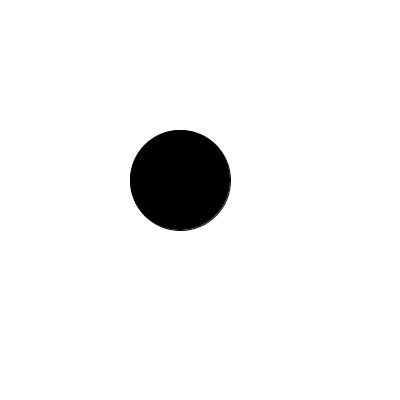
Frame 1 (no input)
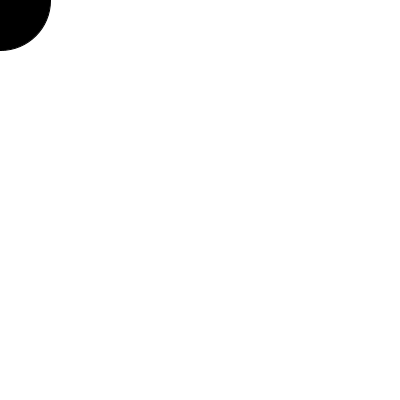
Frame 60 (the mouse pressed at the canvas centre just before this capture)
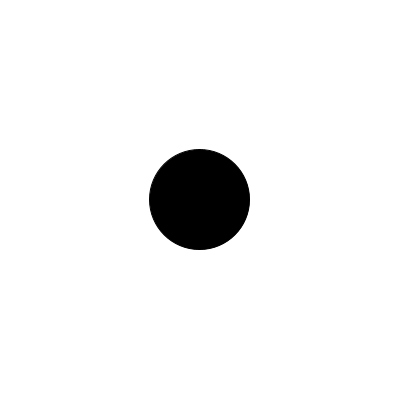
Frame 120 (the mouse held since frame 60 and released just before this capture)

The Processing sketch that drew these frames (run headless with seeded random() and noise(); from frame 60 on, the mouse is pressed at the canvas centre):

// Processing sketch: processing_154409
// ── processing_154409.pde

float x, y, c;
void setup()
{
  
  size(400,400);
   x=200;
  y=200;
  c=.1;
  smooth();
  fill(200, 0, 0);
 
 
  
  

}
void draw()
{
   background(255);
  float dx=mouseX-x;
  float dy=mouseY-y;
  x=x+dx*c;
  y=y+dy*c;
  fill(0);
  ellipse(x, y, 100, 100);

}
